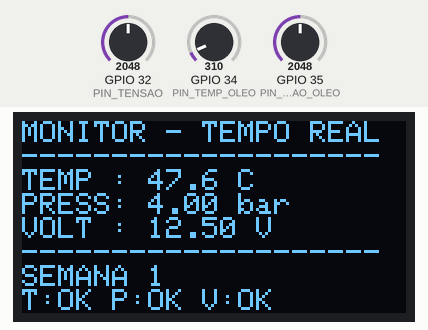
Recording of a sketch running on a simulated ESP32. Shown: 128×64 one-colour display. Inputs (shaded band) come from the test bench; at power-on: GPIO 34 (PIN_TEMP_OLEO) = 310, GPIO 32 (PIN_TENSAO) = 2048, GPIO 35 (PIN_PRESSAO_OLEO) = 2048 (analog values on the 0–4095 scale). What the sketch prints to the serial monitor is not drawn.

Above: at 5.5 s.
5.6 s: GPIO 34 (PIN_TEMP_OLEO) set to 335
At 7.1 s:
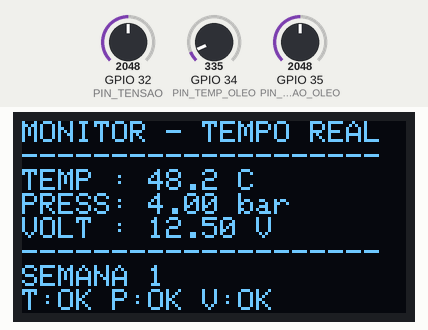
7.4 s: GPIO 32 (PIN_TENSAO) set to 2866
At 8.7 s:
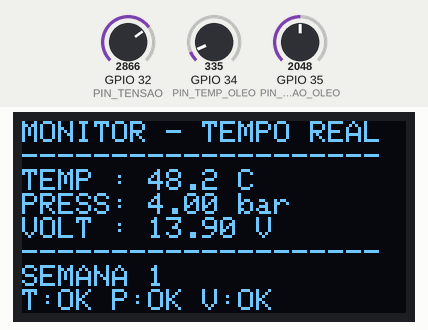
9.2 s: GPIO 35 (PIN_PRESSAO_OLEO) set to 2866
At 10.0 s:
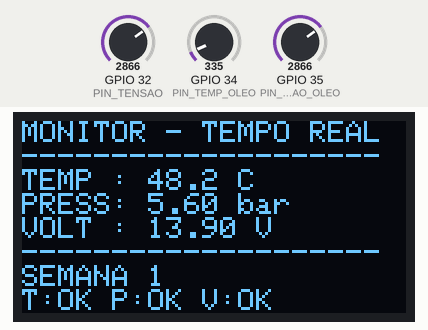
11.0 s: GPIO 34 (PIN_TEMP_OLEO) set to 372
At 12.5 s:
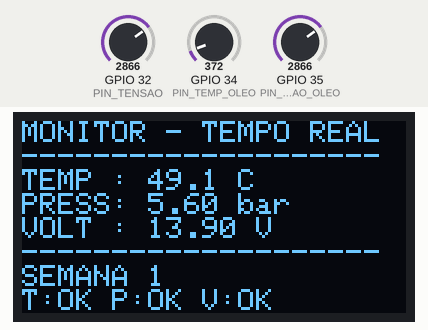
12.8 s: GPIO 32 (PIN_TENSAO) set to 3603
At 14.0 s:
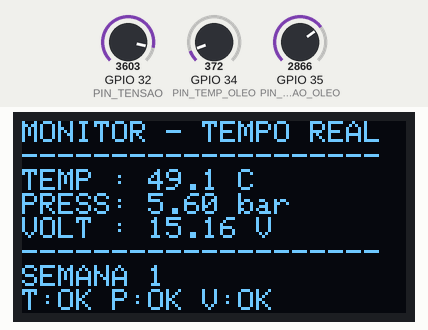
14.6 s: GPIO 35 (PIN_PRESSAO_OLEO) set to 3603
At 33.8 s:
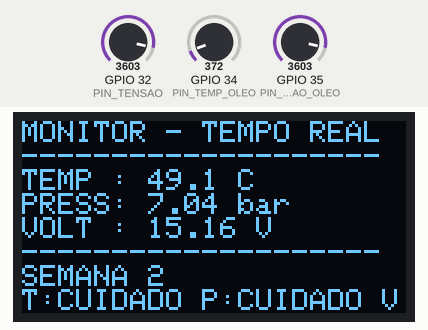
Timing chart, 0 to 35.3 s (numbered marks = the images above; inputs shaded):
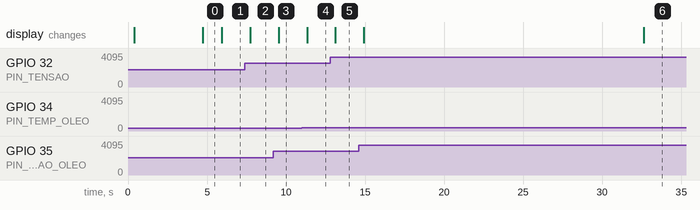

Measured:
- the behaviour switches between 313 and 314 on GPIO 34 (PIN_TEMP_OLEO) (found by bisection; images 0 and 1)
- after the input at 5.6 s, the display: changes after 0.32 s (image 1)
- after the input at 7.4 s, the display: changes after 0.32 s (image 2)
- after the input at 9.2 s, the display: changes after 0.32 s (image 3)
- after the input at 11.0 s, the display: changes after 0.32 s (image 4)
- after the input at 12.8 s, the display: changes after 0.33 s (image 5)

The sketch:

sketch.ino
```cpp
/* ============================================================
   TCC - Sistema de Monitoramento e Diagnóstico para Veículos
   Antigos Utilizando Análise Semanal de Dados
   Autor: Victor Vianelo Campos
   Plataforma: ESP32 (simulado no Wokwi)
   ------------------------------------------------------------
   O QUE ESTE CÓDIGO FAZ:
   1. Ao iniciar, mostra no Serial Monitor e no display um LOG
      FICTÍCIO de demonstração da "semana anterior", já com o
      diagnóstico OK / CUIDADO calculado - só para ilustrar o
      funcionamento antes mesmo da primeira semana real rodar.
   2. Lê 3 sensores (simulados por potenciômetros no Wokwi):
        - Temperatura do óleo   (°C)
        - Pressão do óleo       (bar)
        - Tensão elétrica       (V)
      e mostra os 3 valores em TEMPO REAL no display OLED.
   3. Registra 1 leitura por "dia simulado" (DURACAO_DIA_MS).
      Após 7 dias, gera um DIAGNÓSTICO SEMANAL no Serial Monitor
      e atualiza, no display, o status de cada sensor: "OK" ou
      "CUIDADO".
   4. Reinicia o ciclo para a semana seguinte.

   FAIXAS DE NORMALIDADE (definidas pelo autor do TCC):
      - Temperatura do óleo : média entre 90 °C e 105 °C
      - Pressão do óleo     : média em torno de 0,8 bar,
                              nunca abaixo de 0,3 bar
      - Tensão elétrica     : média entre 13,5 V e 14,5 V

   BIBLIOTECAS NECESSÁRIAS (aba "Library Manager"):
      - Adafruit GFX Library
      - Adafruit SSD1306

   LIGAÇÕES (veja diagram.json):
      - GPIO34 -> potenciômetro 1 (temperatura do óleo)
      - GPIO35 -> potenciômetro 2 (pressão do óleo)
      - GPIO32 -> potenciômetro 3 (tensão elétrica)
      - GPIO21 (SDA) / GPIO22 (SCL) -> display OLED (I2C)
   ============================================================ */

#include <Wire.h>
#include <math.h>
#include <Adafruit_GFX.h>
#include <Adafruit_SSD1306.h>

// ---------------------- DISPLAY OLED -------------------------

#define SCREEN_WIDTH 128
#define SCREEN_HEIGHT 64
#define OLED_RESET   -1
#define OLED_ADDR    0x3C

Adafruit_SSD1306 display(SCREEN_WIDTH, SCREEN_HEIGHT, &Wire, OLED_RESET);

// ---------------------- CONFIGURAÇÕES -------------------------

#define PIN_TEMP_OLEO    34
#define PIN_PRESSAO_OLEO 35
#define PIN_TENSAO       32

// Duração de 1 "dia simulado", em milissegundos.
const unsigned long DURACAO_DIA_MS = 4000;

// Intervalo de atualização do display em tempo real (ms)
const unsigned long INTERVALO_DISPLAY_MS = 300;

const int DIAS_POR_SEMANA = 7;

// ---------------------- FAIXAS DE NORMALIDADE -------------------
// Definidas pelo autor do TCC para este sistema.

// Temperatura do óleo (°C) - média deve ficar entre 90 e 105
const float TEMP_OLEO_MEDIA_MIN = 90.0;
const float TEMP_OLEO_MEDIA_MAX = 105.0;

// Pressão do óleo (bar) - média em torno de 0,8, nunca abaixo de 0,3
const float PRESSAO_MEDIA_ALVO      = 0.8;
const float PRESSAO_MEDIA_TOLERANCIA = 0.3; // aceita média entre 0,5 e 1,1
const float PRESSAO_MINIMA_SEGURA    = 0.3; // se cair abaixo disso -> CUIDADO

// Tensão elétrica (V) - média deve ficar entre 13.5 e 14.5
const float TENSAO_MEDIA_MIN = 13.5;
const float TENSAO_MEDIA_MAX = 14.5;

// ---------------------- VARIÁVEIS DE CONTROLE -------------------

struct Leitura {
  float tempOleo;
  float pressaoOleo;
  float tensao;
};

Leitura semana[DIAS_POR_SEMANA];
int diaAtual = 0;
unsigned long ultimoDia = 0;
unsigned long ultimoDisplay = 0;
int numeroSemana = 1;

// Status persistido da última semana concluída (mostrado no display)
String statusTempDisplay    = "OK";
String statusPressaoDisplay = "OK";
String statusTensaoDisplay  = "OK";

void mostrarLogSemanaAnteriorFicticio();
void atualizarDisplay();
void coletarLeituraDoDia();
void lerSensoresAtuais(float &tempOleo, float &pressaoOleo, float &tensao);
float mapFloat(float x, float inMin, float inMax, float outMin, float outMax);
void gerarDiagnosticoSemanal();
String classificarTemperatura(float media);
String classificarPressao(float media, float minima);
String classificarTensao(float media);

// ---------------------- SETUP -----------------------------------

void setup() {
  Serial.begin(115200);
  delay(300);

  Wire.begin();
  if (!display.begin(SSD1306_SWITCHCAPVCC, OLED_ADDR)) {
    Serial.println("Falha ao iniciar o display OLED!");
  }
  display.setTextColor(SSD1306_WHITE);
  display.setTextSize(1);

  Serial.println();
  Serial.println("=====================================================");
  Serial.println(" SISTEMA DE MONITORAMENTO - VEICULOS ANTIGOS (ESP32)");
  Serial.println("=====================================================");

  // Mostra um log fictício de demonstração, simulando a "semana anterior",
  // tanto no Serial Monitor quanto no display, antes de iniciar a coleta real.
  mostrarLogSemanaAnteriorFicticio();

  Serial.println("\nIniciando coleta diaria de sensores...\n");

  analogReadResolution(12); // ESP32: ADC de 12 bits (0-4095)

  ultimoDia = millis();
  ultimoDisplay = millis();
}

// ---------------------- LOOP PRINCIPAL ---------------------------

void loop() {
  // Atualiza o display em tempo real
  if (millis() - ultimoDisplay >= INTERVALO_DISPLAY_MS) {
    ultimoDisplay = millis();
    atualizarDisplay();
  }

  // Coleta 1 leitura por "dia simulado"
  if (millis() - ultimoDia >= DURACAO_DIA_MS) {
    ultimoDia = millis();
    coletarLeituraDoDia();
  }
}

// ---------------------- LEITURA DOS SENSORES ----------------------

void lerSensoresAtuais(float &tempOleo, float &pressaoOleo, float &tensao) {
  int leituraTempRaw    = analogRead(PIN_TEMP_OLEO);
  int leituraPressaoRaw = analogRead(PIN_PRESSAO_OLEO);
  int leituraTensaoRaw  = analogRead(PIN_TENSAO);

  tempOleo    = mapFloat(leituraTempRaw,    0, 4095, 40.0, 140.0);  // °C
  pressaoOleo = mapFloat(leituraPressaoRaw, 0, 4095, 0.0, 8.0);     // bar
  tensao      = mapFloat(leituraTensaoRaw,  0, 4095, 9.0, 16.0);    // V
}

void coletarLeituraDoDia() {
  float tempOleo, pressaoOleo, tensao;
  lerSensoresAtuais(tempOleo, pressaoOleo, tensao);

  semana[diaAtual].tempOleo    = tempOleo;
  semana[diaAtual].pressaoOleo = pressaoOleo;
  semana[diaAtual].tensao      = tensao;

  Serial.printf("[Semana %d | Dia %d/%d] Temp. óleo: %.1f °C | Pressão: %.2f bar | Tensão: %.2f V\n",
                numeroSemana, diaAtual + 1, DIAS_POR_SEMANA, tempOleo, pressaoOleo, tensao);

  diaAtual++;

  if (diaAtual >= DIAS_POR_SEMANA) {
    gerarDiagnosticoSemanal();
    diaAtual = 0;
    numeroSemana++;
  }
}

float mapFloat(float x, float inMin, float inMax, float outMin, float outMax) {
  return (x - inMin) * (outMax - outMin) / (inMax - inMin) + outMin;
}

// ---------------------- DISPLAY EM TEMPO REAL -----------------------

void atualizarDisplay() {
  float tempOleo, pressaoOleo, tensao;
  lerSensoresAtuais(tempOleo, pressaoOleo, tensao);

  display.clearDisplay();
  display.setCursor(0, 0);

  display.println("MONITOR - TEMPO REAL");
  display.println("--------------------");

  display.print("TEMP : ");
  display.print(tempOleo, 1);
  display.println(" C");

  display.print("PRESS: ");
  display.print(pressaoOleo, 2);
  display.println(" bar");

  display.print("VOLT : ");
  display.print(tensao, 2);
  display.println(" V");

  display.println("--------------------");
  display.print("SEMANA ");
  display.println(numeroSemana);

  display.print("T:");
  display.print(statusTempDisplay);
  display.print(" P:");
  display.print(statusPressaoDisplay);
  display.print(" V:");
  display.print(statusTensaoDisplay);

  display.display();
}

// ---------------------- REGRAS DE CLASSIFICAÇÃO (OK / CUIDADO) -----------------------

String classificarTemperatura(float media) {
  if (media >= TEMP_OLEO_MEDIA_MIN && media <= TEMP_OLEO_MEDIA_MAX) {
    return "OK";
  }
  return "CUIDADO";
}

String classificarPressao(float media, float minima) {
  if (minima < PRESSAO_MINIMA_SEGURA) {
    return "CUIDADO"; // caiu abaixo do minimo de seguranca
  }
  float desvio = fabs(media - PRESSAO_MEDIA_ALVO);
  if (desvio <= PRESSAO_MEDIA_TOLERANCIA) {
    return "OK";
  }
  return "CUIDADO";
}

String classificarTensao(float media) {
  if (media >= TENSAO_MEDIA_MIN && media <= TENSAO_MEDIA_MAX) {
    return "OK";
  }
  return "CUIDADO";
}

// ---------------------- LOG FICTÍCIO DA "SEMANA ANTERIOR" -----------------------
// Dados de demonstração (não vêm dos sensores) - apenas para ilustrar
// o funcionamento do diagnóstico antes da primeira semana real terminar.

void mostrarLogSemanaAnteriorFicticio() {
  // Valores fictícios de exemplo (média da semana anterior)
  float tempMediaFicticia    = 98.4;  // dentro da faixa (90-105) -> OK
  float pressaoMediaFicticia = 0.82;  // perto de 0.8            -> OK
  float pressaoMinimaFicticia = 0.35; // acima do minimo de 0.3  -> OK
  float tensaoMediaFicticia  = 14.0;  // dentro da faixa (13.5-14.5) -> OK

  String statusTemp    = classificarTemperatura(tempMediaFicticia);
  String statusPressao = classificarPressao(pressaoMediaFicticia, pressaoMinimaFicticia);
  String statusTensao  = classificarTensao(tensaoMediaFicticia);

  Serial.println("\n-----------------------------------------------------");
  Serial.println(" LOG DA SEMANA ANTERIOR (dados ficticios de demonstracao)");
  Serial.println("-----------------------------------------------------");
  Serial.printf("Temperatura do oleo - Media: %.1f C  -> %s\n", tempMediaFicticia, statusTemp.c_str());
  Serial.printf("Pressao do oleo     - Media: %.2f bar (min: %.2f bar) -> %s\n", pressaoMediaFicticia, pressaoMinimaFicticia, statusPressao.c_str());
  Serial.printf("Tensao eletrica     - Media: %.2f V  -> %s\n", tensaoMediaFicticia, statusTensao.c_str());
  Serial.println("-----------------------------------------------------");

  // Mostra o mesmo log no display por alguns segundos antes de iniciar
  display.clearDisplay();
  display.setCursor(0, 0);
  display.println("LOG SEMANA ANTERIOR");
  display.println("(dados ficticios)");
  display.println("--------------------");
  display.print("TEMP : ");
  display.print(tempMediaFicticia, 1);
  display.print(" -> ");
  display.println(statusTemp);
  display.print("PRESS: ");
  display.print(pressaoMediaFicticia, 2);
  display.print(" -> ");
  display.println(statusPressao);
  display.print("VOLT : ");
  display.print(tensaoMediaFicticia, 2);
  display.print(" -> ");
  display.println(statusTensao);
  display.display();

  delay(4000); // mantem o log visivel por 4 segundos antes de iniciar a coleta real
}

// ---------------------- DIAGNÓSTICO SEMANAL (DADOS REAIS DOS SENSORES) -----------------------

void gerarDiagnosticoSemanal() {
  float somaTemp = 0, somaPressao = 0, somaTensao = 0;
  float minPressao = semana[0].pressaoOleo, maxPressao = semana[0].pressaoOleo;
  float minTemp = semana[0].tempOleo, maxTemp = semana[0].tempOleo;
  float minTensao = semana[0].tensao, maxTensao = semana[0].tensao;

  for (int i = 0; i < DIAS_POR_SEMANA; i++) {
    somaTemp    += semana[i].tempOleo;
    somaPressao += semana[i].pressaoOleo;
    somaTensao  += semana[i].tensao;

    if (semana[i].tempOleo > maxTemp) maxTemp = semana[i].tempOleo;
    if (semana[i].tempOleo < minTemp) minTemp = semana[i].tempOleo;

    if (semana[i].pressaoOleo > maxPressao) maxPressao = semana[i].pressaoOleo;
    if (semana[i].pressaoOleo < minPressao) minPressao = semana[i].pressaoOleo;

    if (semana[i].tensao > maxTensao) maxTensao = semana[i].tensao;
    if (semana[i].tensao < minTensao) minTensao = semana[i].tensao;
  }

  float mediaTemp    = somaTemp / DIAS_POR_SEMANA;
  float mediaPressao = somaPressao / DIAS_POR_SEMANA;
  float mediaTensao  = somaTensao / DIAS_POR_SEMANA;

  String statusTemp    = classificarTemperatura(mediaTemp);
  String statusPressao = classificarPressao(mediaPressao, minPressao);
  String statusTensao  = classificarTensao(mediaTensao);

  statusTempDisplay    = statusTemp;
  statusPressaoDisplay = statusPressao;
  statusTensaoDisplay  = statusTensao;

  String statusGeral = (statusTemp == "OK" && statusPressao == "OK" && statusTensao == "OK") ? "OK" : "CUIDADO";

  Serial.println("\n=====================================================");
  Serial.printf("   DIAGNOSTICO SEMANAL - SEMANA %d\n", numeroSemana);
  Serial.println("=====================================================");

  Serial.println("-- Temperatura do óleo --");
  Serial.printf("Média: %.1f °C | Mínima: %.1f °C | Máxima: %.1f °C | Status: %s\n\n", mediaTemp, minTemp, maxTemp, statusTemp.c_str());

  Serial.println("-- Pressão do óleo --");
  Serial.printf("Média: %.2f bar | Mínima: %.2f bar | Máxima: %.2f bar | Status: %s\n\n", mediaPressao, minPressao, maxPressao, statusPressao.c_str());

  Serial.println("-- Tensão elétrica --");
  Serial.printf("Média: %.2f V | Mínima: %.2f V | Máxima: %.2f V | Status: %s\n\n", mediaTensao, minTensao, maxTensao, statusTensao.c_str());

  Serial.println("-----------------------------------------------------");
  Serial.printf("DIAGNOSTICO GERAL DO SISTEMA: %s\n", statusGeral.c_str());
  if (statusGeral == "CUIDADO") {
    Serial.println("-> Recomendação: verificar o(s) parâmetro(s) fora da faixa\n   e agendar inspeção preventiva.");
  } else {
    Serial.println("-> Recomendação: nenhuma ação necessária. Sistema operando\n   dentro dos parâmetros esperados nesta semana.");
  }
  Serial.println("=====================================================\n");
}
```
